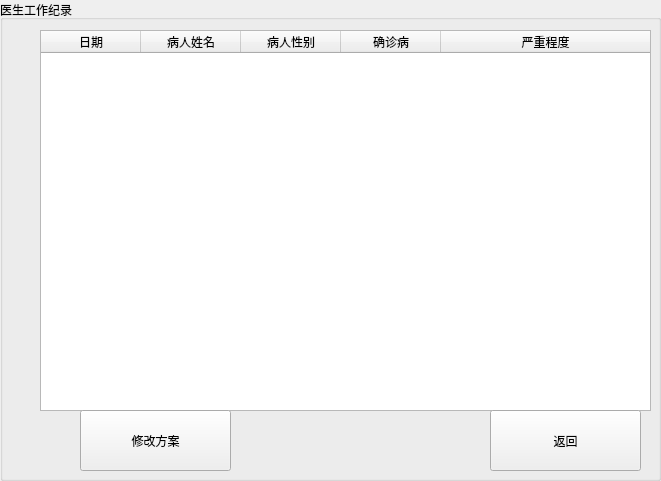
    <widget class="QGroupBox" name="hisgroupBox">
     <property name="geometry">
      <rect>
       <x>10</x>
       <y>20</y>
       <width>661</width>
       <height>481</height>
      </rect>
     </property>
     <property name="styleSheet">
      <string notr="true">
font: 75 12pt &quot;黑体&quot;;</string>
     </property>
     <property name="title">
      <string>医生工作纪录</string>
     </property>
     <widget class="QTableWidget" name="histableWidget_3">
      <property name="geometry">
       <rect>
        <x>40</x>
        <y>30</y>
        <width>611</width>
        <height>381</height>
       </rect>
      </property>
      <attribute name="horizontalHeaderCascadingSectionResizes">
       <bool>false</bool>
      </attribute>
      <attribute name="horizontalHeaderShowSortIndicator" stdset="0">
       <bool>false</bool>
      </attribute>
      <attribute name="horizontalHeaderStretchLastSection">
       <bool>true</bool>
      </attribute>
      <column>
       <property name="text">
        <string>日期</string>
       </property>
      </column>
      <column>
       <property name="text">
        <string>病人姓名</string>
       </property>
      </column>
      <column>
       <property name="text">
        <string>病人性别</string>
       </property>
      </column>
      <column>
       <property name="text">
        <string>确诊病</string>
       </property>
      </column>
      <column>
       <property name="text">
        <string>严重程度</string>
       </property>
      </column>
     </widget>
     <widget class="QPushButton" name="hisbackpushButton">
      <property name="geometry">
       <rect>
        <x>490</x>
        <y>410</y>
        <width>151</width>
        <height>61</height>
       </rect>
      </property>
      <property name="styleSheet">
       <string notr="true">border-image: url();</string>
      </property>
      <property name="text">
       <string>返回</string>
      </property>
     </widget>
     <widget class="QPushButton" name="alterpropushButton">
      <property name="geometry">
       <rect>
        <x>80</x>
        <y>410</y>
        <width>151</width>
        <height>61</height>
       </rect>
      </property>
      <property name="text">
       <string>修改方案</string>
      </property>
     </widget>
    </widget>
